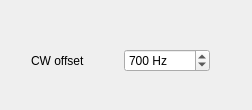
<?xml version="1.0" encoding="UTF-8"?>
<ui version="4.0">
 <class>CDemodOptions</class>
 <widget class="QDialog" name="CDemodOptions">
  <property name="geometry">
   <rect>
    <x>0</x>
    <y>0</y>
    <width>252</width>
    <height>110</height>
   </rect>
  </property>
  <property name="windowTitle">
   <string>Mode options</string>
  </property>
  <property name="windowIcon">
   <iconset resource="../../resources/icons.qrc">
    <normaloff>:/icons/icons/signal.svg</normaloff>:/icons/icons/signal.svg</iconset>
  </property>
  <layout class="QVBoxLayout" name="verticalLayout">
   <item>
    <widget class="QStackedWidget" name="demodOptions">
     <property name="minimumSize">
      <size>
       <width>0</width>
       <height>72</height>
      </size>
     </property>
     <property name="currentIndex">
      <number>3</number>
     </property>
     <widget class="QWidget" name="demodNoOpt">
      <layout class="QHBoxLayout" name="horizontalLayout">
       <item>
        <widget class="QLabel" name="label">
         <property name="text">
          <string>No options for
this demodulator</string>
         </property>
         <property name="alignment">
          <set>Qt::AlignCenter</set>
         </property>
        </widget>
       </item>
      </layout>
     </widget>
     <widget class="QWidget" name="demodFmOpt">
      <layout class="QVBoxLayout" name="verticalLayout_2">
       <item>
        <layout class="QFormLayout" name="pagedemodFormLayout2">
         <property name="fieldGrowthPolicy">
          <enum>QFormLayout::AllNonFixedFieldsGrow</enum>
         </property>
         <property name="labelAlignment">
          <set>Qt::AlignRight|Qt::AlignTrailing|Qt::AlignVCenter</set>
         </property>
         <property name="horizontalSpacing">
          <number>10</number>
         </property>
         <property name="verticalSpacing">
          <number>5</number>
         </property>
         <property name="leftMargin">
          <number>5</number>
         </property>
         <property name="rightMargin">
          <number>5</number>
         </property>
         <property name="bottomMargin">
          <number>5</number>
         </property>
         <item row="0" column="0">
          <widget class="QLabel" name="maxdevLabel">
           <property name="text">
            <string>Max dev</string>
           </property>
           <property name="alignment">
            <set>Qt::AlignRight|Qt::AlignTrailing|Qt::AlignVCenter</set>
           </property>
          </widget>
         </item>
         <item row="0" column="1">
          <widget class="QComboBox" name="maxdevSelector">
           <property name="sizePolicy">
            <sizepolicy hsizetype="Preferred" vsizetype="Minimum">
             <horstretch>0</horstretch>
             <verstretch>0</verstretch>
            </sizepolicy>
           </property>
           <property name="minimumSize">
            <size>
             <width>0</width>
             <height>24</height>
            </size>
           </property>
           <property name="toolTip">
            <string>Maximum FM deviation</string>
           </property>
           <property name="statusTip">
            <string>Maximum FM deviation</string>
           </property>
           <property name="currentIndex">
            <number>0</number>
           </property>
           <item>
            <property name="text">
             <string>Voice (2.5 kHz)</string>
            </property>
           </item>
           <item>
            <property name="text">
             <string>Voice (5 kHz)</string>
            </property>
           </item>
           <item>
            <property name="text">
             <string>APT (17 kHz)</string>
            </property>
           </item>
           <item>
            <property name="text">
             <string>APT (25 kHz)</string>
            </property>
           </item>
          </widget>
         </item>
         <item row="1" column="0">
          <widget class="QLabel" name="emphLabel">
           <property name="text">
            <string>Tau</string>
           </property>
           <property name="alignment">
            <set>Qt::AlignRight|Qt::AlignTrailing|Qt::AlignVCenter</set>
           </property>
          </widget>
         </item>
         <item row="1" column="1">
          <widget class="QComboBox" name="emphSelector">
           <property name="sizePolicy">
            <sizepolicy hsizetype="Preferred" vsizetype="Minimum">
             <horstretch>0</horstretch>
             <verstretch>0</verstretch>
            </sizepolicy>
           </property>
           <property name="minimumSize">
            <size>
             <width>0</width>
             <height>24</height>
            </size>
           </property>
           <property name="toolTip">
            <string>Time constant for the FM de-emphasis IIR filter.
For narrow band FM use 530 μs.
50 μs and 75 μs are used for broadcast FM depending on region.
For digital modes it is best to switch it off.</string>
           </property>
           <property name="statusTip">
            <string/>
           </property>
           <property name="editable">
            <bool>false</bool>
           </property>
           <property name="currentIndex">
            <number>3</number>
           </property>
           <item>
            <property name="text">
             <string>Off</string>
            </property>
           </item>
           <item>
            <property name="text">
             <string>25 μs</string>
            </property>
           </item>
           <item>
            <property name="text">
             <string>50 μs</string>
            </property>
           </item>
           <item>
            <property name="text">
             <string>75 μs</string>
            </property>
           </item>
           <item>
            <property name="text">
             <string>100 μs</string>
            </property>
           </item>
           <item>
            <property name="text">
             <string>250 μs</string>
            </property>
           </item>
           <item>
            <property name="text">
             <string>530 μs</string>
            </property>
           </item>
           <item>
            <property name="text">
             <string>1 ms</string>
            </property>
           </item>
          </widget>
         </item>
        </layout>
       </item>
      </layout>
     </widget>
     <widget class="QWidget" name="demodAmOpt">
      <layout class="QVBoxLayout" name="verticalLayout_3">
       <item>
        <widget class="QCheckBox" name="dcrCheckBox">
         <property name="toolTip">
          <string>Enable/disable DC removal.</string>
         </property>
         <property name="text">
          <string>DCR</string>
         </property>
         <property name="checked">
          <bool>true</bool>
         </property>
        </widget>
       </item>
      </layout>
     </widget>
     <widget class="QWidget" name="page">
      <widget class="QWidget" name="layoutWidget">
       <property name="geometry">
        <rect>
         <x>20</x>
         <y>30</y>
         <width>179</width>
         <height>39</height>
        </rect>
       </property>
       <layout class="QHBoxLayout" name="horizontalLayout_2">
        <item>
         <widget class="QLabel" name="label_2">
          <property name="text">
           <string>CW offset</string>
          </property>
         </widget>
        </item>
        <item>
         <widget class="QSpinBox" name="cwOffsetSpin">
          <property name="suffix">
           <string> Hz</string>
          </property>
          <property name="maximum">
           <number>2000</number>
          </property>
          <property name="value">
           <number>700</number>
          </property>
         </widget>
        </item>
       </layout>
      </widget>
     </widget>
    </widget>
   </item>
  </layout>
 </widget>
 <resources>
  <include location="../../resources/icons.qrc"/>
 </resources>
 <connections/>
</ui>
